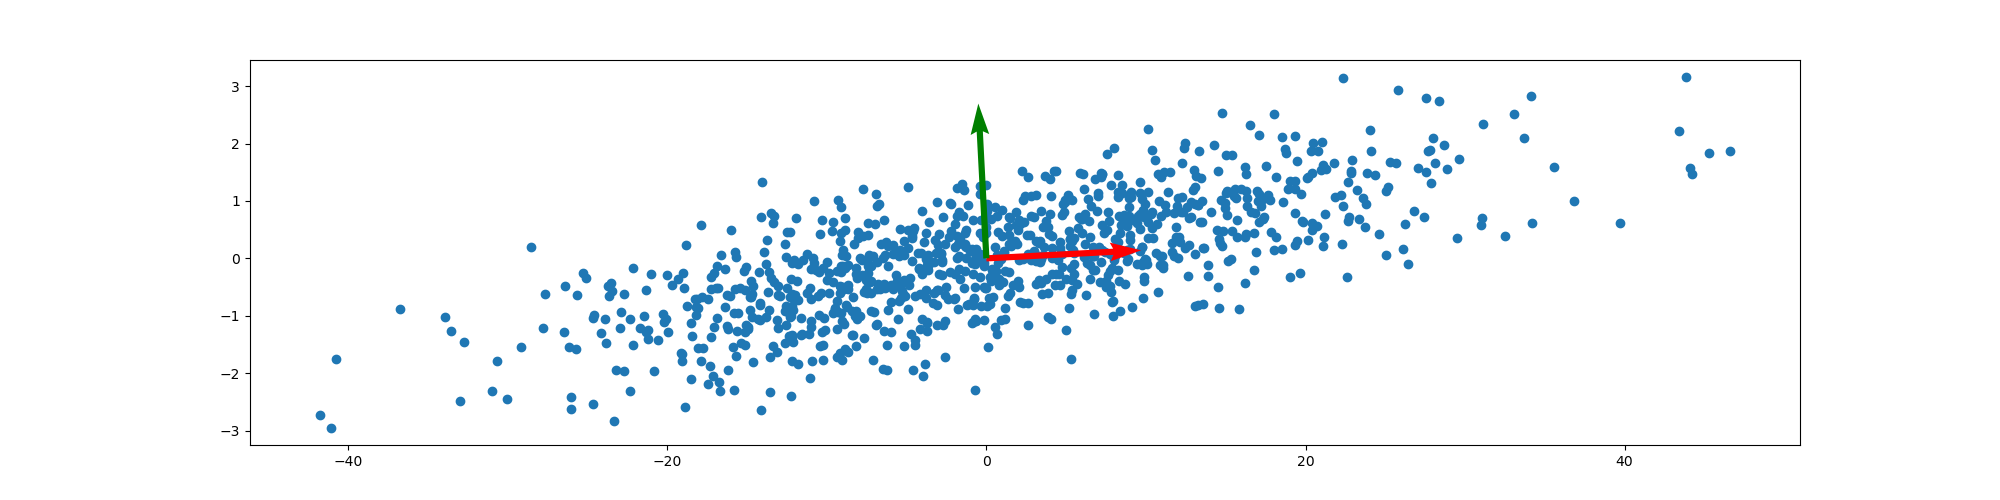

Recreate this plot in Python.
from pca import *
import matplotlib.pyplot as plt

x = np.random.randn(1000)
y = np.random.randn(1000)
C = [[10,10],[0,1]]

# Create linearly scaled data
X = np.array([np.dot(C,[x[i],y[i]]) for i in range(1000)])

# PCA gives the directions that explains most of the variance in order
pca = PCA(2)
pca.fit(X)
X_projected = pca.transform(X)

ax = plt.figure(figsize=(20,5))
plt.scatter([x[0] for x in X], [x[1] for x in X])
origin = np.array([[0,0],[0,0]])
plt.quiver(*origin, pca.components[:,0], pca.components[:,1], color=["red","green"], scale=10, minshaft=5)
plt.show()
